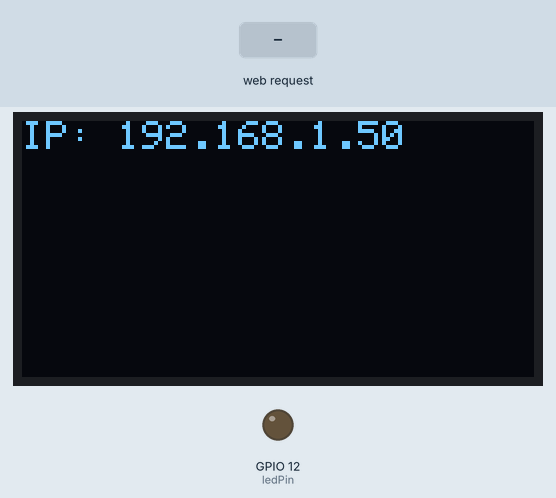
The sketch below on a simulated ESP32. Shown: 128×64 one-colour display, output pins drawn as LEDs (lit = HIGH). Inputs (shaded band) come from the test bench. WiFi joins after 1.5 s; servers stay silent unless stated; what the sketch prints to the serial monitor is not drawn.

Above: at 2.7 s.
2.8 s: HTTP request GET /ON received
At 3.3 s:
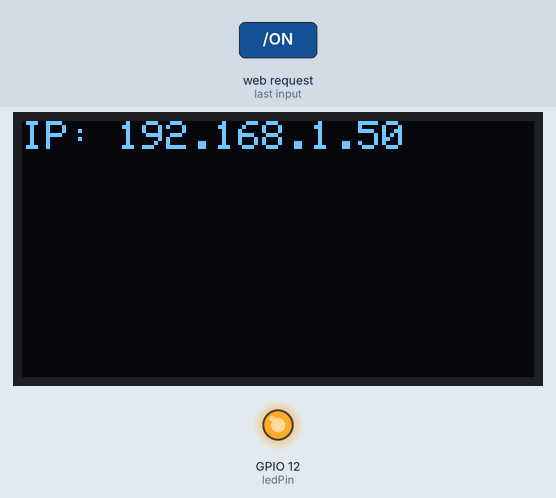
4.3 s: HTTP request GET /OFF received
At 5.6 s:
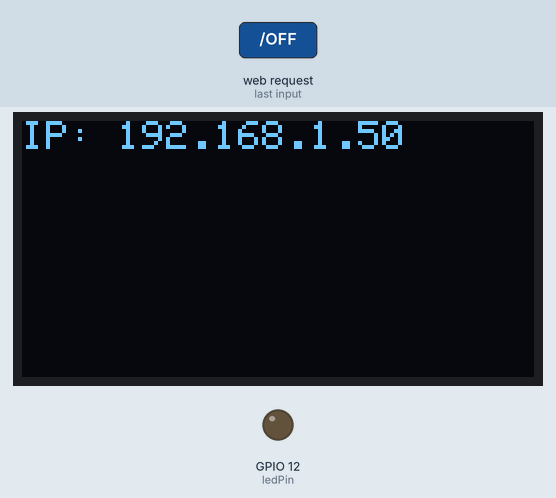
Timing chart, 0 to 7.3 s (numbered marks = the images above; inputs shaded):
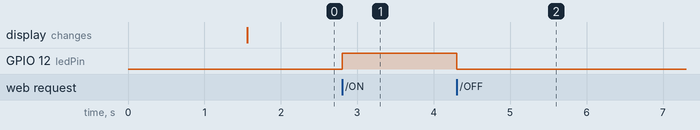

Measured:
- after the input at 2.8 s, GPIO 12 (ledPin): LOW → HIGH at once
- after the input at 4.3 s, GPIO 12 (ledPin): HIGH → LOW at once

The sketch:

16.ino
```cpp
#include <WiFi.h>
#include <WebServer.h>
#include <Adafruit_GFX.h>
#include <Adafruit_SH110X.h>

// 设置WiFi名称和WiFi密码
const char* ssid = "YourWiFiSSID";     // 替换为你自己的WiFi名称
const char* password = "YourWiFiPassword"; // 替换为你自己的WiFi密码

// OLED 配置
#define SCREEN_WIDTH 128
#define SCREEN_HEIGHT 64
#define OLED_RESET -1  // 共享 I2C 重置操作
#define I2C_ADDRESS 0x3C  // 默认0x3C地址

// 定义LED引脚
const int ledPin = 12;  // GPIO12

WebServer server(80);  // 创建Web服务器对象，端口80

// 创建一个显示对象
Adafruit_SH1106G display(SCREEN_WIDTH, SCREEN_HEIGHT, &Wire, OLED_RESET);

// HTML网页内容（中文版）
const char* htmlContent = R"rawliteral(
<!DOCTYPE HTML>
<html>
<head>
  <meta charset="UTF-8">
  <meta name="viewport" content="width=device-width, initial-scale=1">
  <title>ESP32 LED 控制</title>
  <style>
    body {
      font-family: Arial, sans-serif;
      text-align: center;
      margin: 0 auto;
      padding-top: 50px;
    }
    .button {
      padding: 10px 20px;
      font-size: 16px;
      margin: 10px;
      cursor: pointer;
      background-color: #4CAF50;
      color: white;
      border: none;
      border-radius: 5px;
    }
    .button-off {
      background-color: #f44336;
    }
  </style>
</head>
<body>
  <h1>ESP32 LED 控制</h1>
  <p>LED 状态：<span id="ledState">%LEDSTATE%</span></p>
  <p>
    <button class="button" onclick="controlLED('ON')">LED 开</button>
    <button class="button button-off" onclick="controlLED('OFF')">LED 关</button>
  </p>
  <script>
    function controlLED(state) {
      var xhr = new XMLHttpRequest();
      xhr.open("GET", "/" + state, true);
      xhr.send();

      // 更新页面状态显示
      document.getElementById("ledState").innerHTML = (state === 'ON') ? '开' : '关';
    }
  </script>
</body>
</html>
)rawliteral";

void handleRoot() {
  // 获取当前LED状态，返回中文
  String ledState = (digitalRead(ledPin)) ? "开" : "关";  // 读取LED状态

  // 替换HTML中的占位符
  String html = htmlContent;
  html.replace("%LEDSTATE%", ledState); // 动态更新网页中的LED状态

  server.send(200, "text/html", html); // 发送网页给客户端
}

void handleLEDOn() {
  digitalWrite(ledPin, HIGH);  // 打开LED
  server.send(200, "text/plain", "LED已开启");
}

void handleLEDOff() {
  digitalWrite(ledPin, LOW);  // 关闭LED
  server.send(200, "text/plain", "LED已关闭");
}

void handleNotFound() {
  server.send(404, "text/plain", "404: Not found");
}

void setup() {
  Serial.begin(9600);
  pinMode(ledPin, OUTPUT);
  digitalWrite(ledPin, LOW);  // 初始关闭LED
  Wire.begin(); // 初始化I2C总线

  // 初始化 OLED
  if(!display.begin(I2C_ADDRESS, true)) {  // 真正的分辨率是 128x64
    Serial.println("SH1106初始化失败");
    while(1);  // 陷入困境且无法继续前进
  }

  // 清空屏幕并设置文本属性
  display.clearDisplay();
  display.setTextSize(1);      // 文本尺寸
  display.setTextColor(SH110X_WHITE);  // 单色显示
  display.setCursor(0, 0);   // 设定起始位置

  // 连接WiFi
  WiFi.begin(ssid, password);
  Serial.println("正在连接WiFi...");

  while (WiFi.status() != WL_CONNECTED) {
    delay(500);
    Serial.print(".");
  }

  Serial.println("");
  Serial.println("已连接Wi-Fi.");
  Serial.println("IP: ");
  Serial.println(WiFi.localIP());
  display.print("IP: ");
  display.println(WiFi.localIP());
  display.display();

  // 设置路由器
  server.on("/", handleRoot);
  server.on("/ON", handleLEDOn);
  server.on("/OFF", handleLEDOff);
  server.onNotFound(handleNotFound);

  // 启动服务器
  server.begin();
  Serial.println("HTTP服务器已启动.");
}

void loop() {
  server.handleClient();  // 处理客户端请求
}
```
